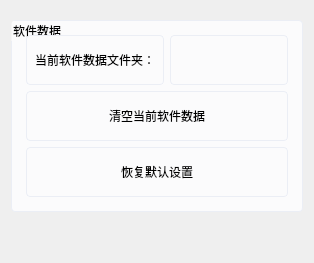
        <widget class="QWidget" name="tabSoftwareSettings">
         <attribute name="title">
          <string> 软件设置 </string>
         </attribute>
         <layout class="QVBoxLayout" name="softwareSettingsPageLayout">
          <property name="topMargin">
           <number>20</number>
          </property>
          <item>
           <widget class="QGroupBox" name="softwareDataGroupBox">
            <property name="styleSheet">
             <string notr="true">background: #fbfbfc; border: 1px solid #ebeef5; border-radius: 4px; padding: 5px;</string>
            </property>
            <property name="title">
             <string>软件数据</string>
            </property>
            <layout class="QFormLayout" name="softwareDataFormLayout">
             <item row="0" column="0">
              <widget class="QLabel" name="label_softwareDataDir">
               <property name="minimumSize">
                <size>
                 <width>0</width>
                 <height>50</height>
                </size>
               </property>
               <property name="text">
                <string>当前软件数据文件夹：</string>
               </property>
              </widget>
             </item>
             <item row="0" column="1">
              <widget class="QLineEdit" name="lineEdit_softwareDataDir">
               <property name="minimumSize">
                <size>
                 <width>0</width>
                 <height>50</height>
                </size>
               </property>
               <property name="readOnly">
                <bool>true</bool>
               </property>
              </widget>
             </item>
             <item row="1" column="0" colspan="2">
              <widget class="QPushButton" name="pushButton_clearSoftwareData">
               <property name="minimumSize">
                <size>
                 <width>0</width>
                 <height>50</height>
                </size>
               </property>
               <property name="text">
                <string>清空当前软件数据</string>
               </property>
              </widget>
             </item>
             <item row="2" column="0" colspan="2">
              <widget class="QPushButton" name="pushButton_restoreDefaultSettings">
               <property name="minimumSize">
                <size>
                 <width>0</width>
                 <height>50</height>
                </size>
               </property>
               <property name="text">
                <string>恢复默认设置</string>
               </property>
              </widget>
             </item>
            </layout>
           </widget>
          </item>
          <item>
           <spacer name="softwareSettingsVerticalSpacer">
            <property name="orientation">
             <enum>Qt::Vertical</enum>
            </property>
            <property name="sizeHint" stdset="0">
             <size>
              <width>20</width>
              <height>40</height>
             </size>
            </property>
           </spacer>
          </item>
         </layout>
        </widget>
